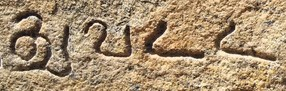
#> input picture samples/7.jpg, 286 x 91 px
$ python trainer.py   (Python 2 division)
#> lines starting #> are read from the running program, lines starting #| are printed output that depends on the picture; after the words box and inside, x2 and y2 are one past the last pixel; in counts of white or black regions, pixels touching at a corner belong together
# Based on http://stackoverflow.com/a/9620295/3638128

from dictionary import digit_to_letter, letter_to_digit
import sys

import numpy as np
import cv2

for number in range(0, 11):
	filename =  '7.jpg'
	print 'Opening %s' % filename
	im = cv2.imread('samples/' + filename)
#> im is the input picture: shape (91, 286, 3); mean B, G, R 112, 142.2, 165.6
	im2 = im.copy()


	gray = cv2.cvtColor(im,cv2.COLOR_BGR2GRAY)
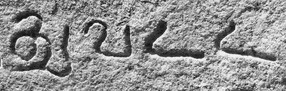
#> gray: shape (91, 286); min 11, max 251, mean 145.8
	blur = cv2.GaussianBlur(gray,(5,5),0)
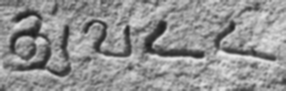
#> blur: shape (91, 286); min 29, max 235, mean 145.8
	thresh = cv2.adaptiveThreshold(blur,255,1,1,11,2)
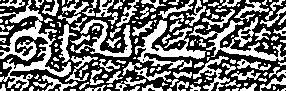
#> thresh: shape (91, 286); 44.6% white; 178 white regions (98 under 20 px)

	contours,hierarchy = cv2.findContours(thresh,cv2.RETR_LIST,cv2.CHAIN_APPROX_SIMPLE)
#> contours = 194 contours, 134 with area under 20; largest, box (x1, y1, x2, y2) and area: (0, 0, 71, 91) 1378, (135, 20, 206, 70) 922, (189, 17, 286, 61) 857, (70, 19, 132, 57) 502, (193, 56, 230, 91) 255

	samples =  np.empty((0,100))
	responses = []
	keys = [i for i in range(48, 58)]

	for cnt in contours:
	    if cv2.contourArea(cnt) > 50:
	        [x,y,w,h] = cv2.boundingRect(cnt)
	        im = cv2.imread('samples/' + filename)

	        if h > 20:
	            cv2.rectangle(im,(x,y),(x+w,y+h),(0,0,255),2)
	            roi = thresh[y:y+h,x:x+w]
	            roismall = cv2.resize(roi,(10,10))
	            cv2.imshow('norm',im)
	            key = cv2.waitKey(0)
#> (the run stopped early here; a loop or call above may not have finished)
